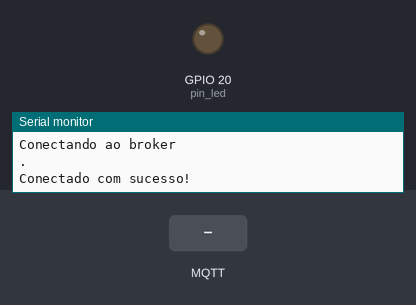
The sketch below on a simulated ESP32. Shown: output pins drawn as LEDs (lit = HIGH), the last lines printed to the serial monitor. The inputs (shaded band) are chosen by the test bench. WiFi joins after 1.5 s; servers stay silent unless stated; random numbers use the default seed unless the sketch sets one; no MQTT or app messages arrive unless stated.

Above: at 2.8 s.
2.9 s: MQTT message "on" arrives on the first subscribed topic
At 4.3 s:
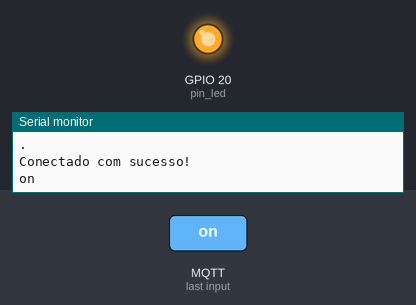
4.6 s: MQTT message "off" arrives on the first subscribed topic
At 6.0 s:
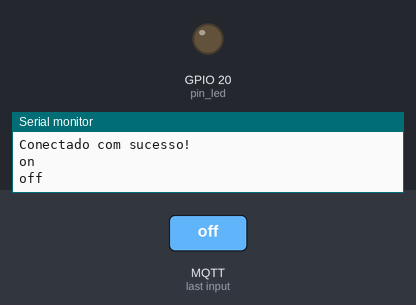
Timing chart, 0 to 7.6 s (numbered marks = the images above; inputs shaded):
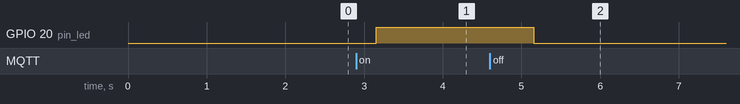

Measured:
- after the input at 2.9 s, GPIO 20 (pin_led): LOW → HIGH after 0.25 s
- after the input at 4.6 s, GPIO 20 (pin_led): HIGH → LOW after 0.56 s

The sketch:

MQTT_basic_chat.ino
```cpp
#include <WiFi.h>
#include <PubSubClient.h>

const byte pin_led = 20;

const String SSID = "iPhone";
const String PSWD = "iot_sul_123";

const String brokerUrl = "test.mosquitto.org";  // URL do broker   (servidor)
const int port = 1883;                          // Porta do broker (servidor)

String message = "";

WiFiClient espClient;                // Criando Cliente WiFi
PubSubClient mqttClient(espClient);  // Criando Cliente MQTT

// SSID = NOME
// RSSI = Intesidade do sinal

void connectToWiFi();
void connectToBroker();

void setup() {
  Serial.begin(115200);
  connectToWiFi();
  pinMode(pin_led, OUTPUT);
}

void loop() {
  if (WiFi.status() != WL_CONNECTED) {
    Serial.println("\nConexão WiFi perdida");
    connectToWiFi();
  }
  delay(500);
  if (!mqttClient.connected()) {
    Serial.println("\nConexão MQTT perdida");
    connectToBroker();
  }
  delay(500);

  if (Serial.available() > 0) {
    message = Serial.readStringUntil('\n');
    //message = "Lucas: " +message;

    // mqttClient.publish("AulaIoTSul/Chat", message.c_str());  // envia mensagem
    mqttClient.publish("toten2/chat", message.c_str());
    delay(1000);
  }

  mqttClient.loop();
}


void connectToWiFi() {
  Serial.println("\nIniciando conexão com rede WiFi");
  WiFi.begin(SSID, PSWD);
  while (WiFi.status() != WL_CONNECTED) {
    Serial.print(".");
    delay(200);
  }
  Serial.print("\nConectado!");
}

void connectToBroker() {
  Serial.println("\nConectando ao broker");
  mqttClient.setServer(brokerUrl.c_str(), port);
  String userId = "ESP-CALIXTO";
  userId += String(random(0xfff), HEX);
  while (!mqttClient.connected()) {
    mqttClient.connect(userId.c_str());
    Serial.print(".");
    delay(500);
    //mqttClient.subscribe("AulaIoTSul/Chat");
    mqttClient.subscribe("toten1/chat");
    mqttClient.setCallback(callback);
  }
  Serial.println("\nConectado com sucesso!");
}

void callback(char* topic, byte* payload, unsigned long length) {
  String resposta = "";
  for (int i = 0; i < length; i++) {
    resposta += (char) payload[i];
  }
  if (resposta == "on") {
    digitalWrite(pin_led, HIGH);
  } else if (resposta == "off"){
    digitalWrite(pin_led, LOW);
  }

  Serial.println(resposta);
}
```
